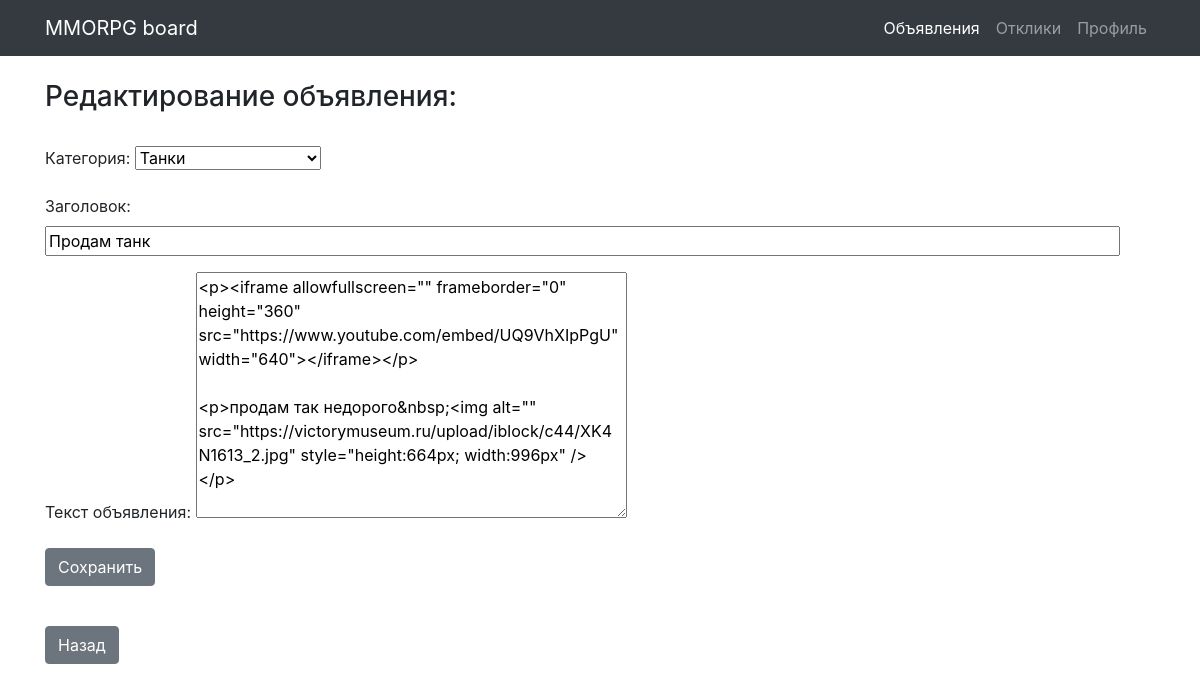
/post/12/edit (signed in), run on the app's committed database.
### board/models.py (models this page shows)
class Post(models.Model):
    author = models.ForeignKey(User, on_delete=models.CASCADE)
    CAT = (('tanks', 'Танки'),
           ('healers', 'Хилы'),
           ('damage_dealers', 'ДД'),
           ('dealers', 'Торговцы'),
           ('gildmasters', 'Гилдмастеры'),
           ('quest_givers', 'Квестгиверы'),
           ('blacksmiths', 'Кузнецы'),
           ('tanners', 'Кожевники'),
           ('potion_makers', 'Зельевары'),
           ('spell_masters', 'Мастера заклинаний'))
    category = models.CharField(max_length=15, choices=CAT, verbose_name='Категория')
    dateCreation = models.DateTimeField(auto_now_add=True)
    title = models.CharField(max_length=256, verbose_name='Название')
    text = RichTextField()

### board/views.py (the view, shortened to what this page needs)
# urls.py: path('post/<int:pk>/edit', EditPost.as_view()),
class EditPost(PermissionRequiredMixin, UpdateView):
    permission_required = 'board.change_post'
    template_name = 'edit_post.html'
    form_class = PostForm
    success_url = '/create/'
    def dispatch(self, request, *args, **kwargs):
        author = Post.objects.get(pk=self.kwargs.get('pk')).author.username
        if self.request.user.username == 'admin' or self.request.user.username == author:
            return super().dispatch(request, *args, **kwargs)
        else:
            return HttpResponse("Редактировать объявление может только его автор")
    def get_object(self, **kwargs):
        id = self.kwargs.get('pk')
        return Post.objects.get(pk=id)

### board/forms.py
class PostForm(forms.ModelForm):
    class Meta:
        model = Post
        widgets = {'title': forms.TextInput(attrs={'size': '100'})}
        fields = ('category', 'title', 'text',)
    def __init__(self, *args, **kwargs):
        super(PostForm, self).__init__(*args, **kwargs)
        self.fields['category'].label = "Категория:"
        self.fields['title'].label = "Заголовок"
        self.fields['text'].label = "Текст объявления:"

### templates/edit_post.html (shortened to what this page needs)
{% extends 'default.html' %}
{% load bootstrap4 %}
{% load static %}
{% block content %}
    <br>
    <h3>Редактирование объявления:</h3><br>
	<form method="post" enctype="multipart/form-data">
        {{ form.as_p }}
		<input class="btn btn-secondary" type="submit" value="Сохранить">
	</form><br>
    <input type=button value="Назад" class="btn btn-secondary" onClick="javascript:history.go(-1);">
{% endblock content %}

### data on the page
Post: category "Танки", title "Продам танк", text "<p><iframe allowfullscreen=\"\" frameborder=\"0\" height=\"360\" src=\"https://www.youtube.com/embed/UQ9VhXIpPgU\" width=\"640\"></iframe></p> <p>продам так недорого&nbsp;<img alt=\"\" src=\"https://victorymuseum.ru/upload/iblock/c44/XK4N1613_2.jpg\" style=\"height:664px; width:996px\" /></p>"
